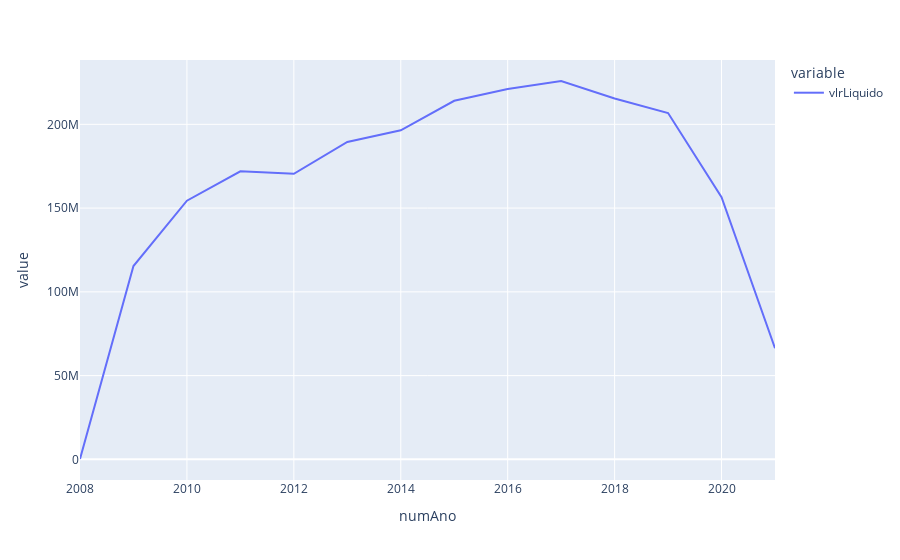

Notebook code cell kept with this figure:
### Code cell
deps.loc[:, ['numAno', 'vlrLiquido']].groupby(deps['numAno']).sum()['vlrLiquido'].plot()

### Figure 1 — Plotly figure (JSON) as saved in the notebook; plotly's stock layout.template omitted (floating-point values rounded to 4 significant figures)
{"data": [{"hovertemplate": "variable=vlrLiquido<br>numAno=%{x}<br>value=%{y}<extra></extra>", "legendgroup": "vlrLiquido", "line": {"color": "#636efa", "dash": "solid"}, "mode": "lines", "name": "vlrLiquido", "orientation": "v", "showlegend": true, "type": "scatter", "x": [2008, 2009, 2010, 2011, 2012, 2013, 2014, 2015, 2016, 2017, 2018, 2019, 2020, 2021], "xaxis": "x", "y": [211900.0, 115400000.0, 154400000.0, 172000000.0, 170500000.0, 189500000.0, 196400000.0, 214100000.0, 221100000.0, 225900000.0, 215400000.0, 206700000.0, 156600000.0, 66360000.0], "yaxis": "y"}], "layout": {"legend": {"title": {"text": "variable"}, "tracegroupgap": 0}, "margin": {"t": 60}, "xaxis": {"anchor": "y", "domain": [0, 1], "title": {"text": "numAno"}}, "yaxis": {"anchor": "x", "domain": [0, 1], "title": {"text": "value"}}}}
